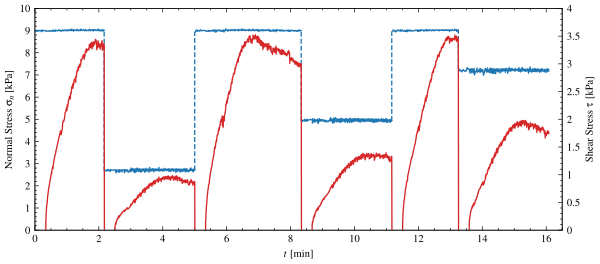

This figure's Python source:
import numpy as np
import matplotlib.pyplot as plt
import math
import pandas as pd
import scienceplots
from matplotlib.ticker import FuncFormatter

inch = 0.0393700787
fig_width = 180 * inch #in inch
fig_height = 3 # in inch

min_nstress = 0
max_nstress = 10
min_sstress = 0
max_sstress = 4
plt.style.use(["science","ieee"])


def format_ticks(x, pos):
    if x.is_integer():
        return f'{int(x)}'
    else:
        return f'{x:.1f}'

data = "data/JSC_dried.xlsx"

fig, ax = plt.subplots(figsize=(fig_width,fig_height))
ax2 = ax.twinx()

full_df = pd.read_excel(
    data,
    sheet_name= "Feuil1",
    header = None,
    names = ["Point No.", "Time", "Gap", "Normal Force","Normal Stress","Torque","Shear Stress","Rotational Speed"],
    skiprows=2).dropna()


for i in range(1,13):
    
    df = pd.read_excel(
        data, 
        sheet_name= f"{i}", 
        header = None, 
        names = ["Point No.", "Time", "Gap", "Normal Force","Normal Stress","Torque","Shear Stress","Rotational Speed"], 
        skiprows=2).dropna()
    
    ax.plot(df["Time"]/60, df["Normal Stress"]/1000, color = 'tab:blue', linestyle= 'solid')
    
ax2.plot(full_df["Time"]/60, full_df["Shear Stress"]/1000, color = 'tab:red', linestyle = 'solid')

ax.axvline(130/60, (2675.1/1000)/(max_nstress-min_nstress), (9018.1/1000)/(max_nstress-min_nstress), color = "tab:blue", linestyle = "dashed")
ax.axvline(300/60, (2699.5/1000)/(max_nstress-min_nstress), (8950.5/1000)/(max_nstress-min_nstress), color = 'tab:blue', linestyle = 'dashed')
ax.axvline(500/60, (4904.7/1000)/(max_nstress-min_nstress), (8999/1000)/(max_nstress-min_nstress), color = 'tab:blue', linestyle = 'dashed')
ax.axvline(670/60, (4929.3/1000)/(max_nstress-min_nstress), (8969.4/1000)/(max_nstress-min_nstress), color = 'tab:blue', linestyle = 'dashed')
ax.axvline(795/60, (7262.2/1000)/(max_nstress-min_nstress), (9029.2/1000)/(max_nstress-min_nstress), color = 'tab:blue', linestyle = 'dashed')

ax.set_xlabel(r"t [min]")
ax.set_ylim(min_nstress,max_nstress)
ax.set_xlim(0,16.5)
ax.set_yticks(np.arange(0,11,1))
ax.set_ylabel(r"Normal Stress $\sigma_n \ $[kPa]")
ax.yaxis.set_major_formatter(FuncFormatter(format_ticks))



ax2.set_ylabel(r"Shear Stress $\tau \ $[kPa]")
ax2.set_yticks(np.arange(0,4.5,0.5))
ax2.set_ylim(min_sstress,max_sstress)
ax2.yaxis.set_major_formatter(FuncFormatter(format_ticks))


plt.savefig("plot.svg", dpi=300, bbox_inches='tight')





